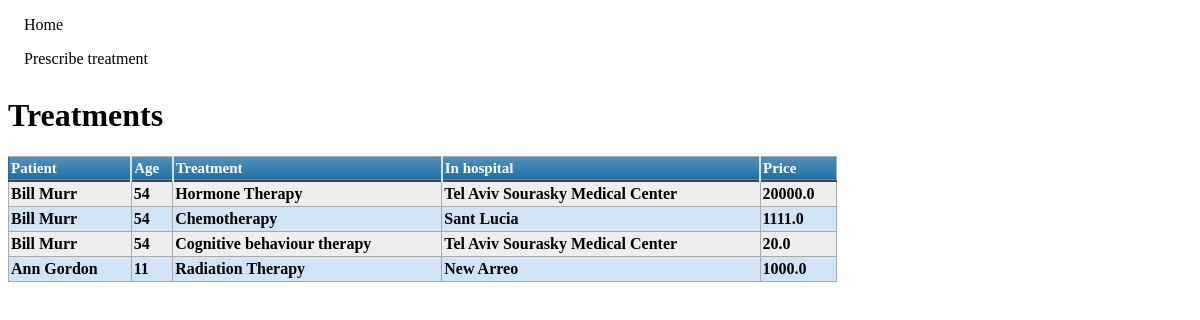
Page /patienttreatment/ on the committed database.
### costexplorer/models.py (models this page shows)
class PatientTreatment(models.Model):
	patient = models.ForeignKey(Patient, on_delete=models.CASCADE)
	treatment = models.ForeignKey(Treatment, on_delete=models.CASCADE)

class Patient(models.Model):
    name = models.CharField(max_length=200, validators=[my_validator])
    last_name = models.CharField(max_length=200, validators=[my_validator])
    age = models.IntegerField(validators=[
            MaxValueValidator(150),
            MinValueValidator(0)])

class Treatment(models.Model):
	hospital = models.ForeignKey(Hospital, on_delete=models.CASCADE)
	name = models.CharField(max_length=200)
	price = models.FloatField(validators=[
            MinValueValidator(0)])

class Hospital(models.Model):
    name = models.CharField(max_length=200)

### costexplorer/views.py (the view)
# urls.py: path('patienttreatment/', views.PatientTreatmentListView.as_view(), name='patienttreatment'),
class PatientTreatmentListView(generic.ListView):
    model = PatientTreatment

### costexplorer/templates/costexplorer/patienttreatment_list.html
{% load static %}
<link rel="stylesheet" type="text/css" href="{% static 'costexplorer/table.css' %}" />
<link rel="stylesheet" type="text/css" href="{% static 'costexplorer/list.css' %}" />
<ul class="sidebar-nav">
<li><a href="{% url 'index' %}">Home</a></li>
<li><a href="{% url 'patienttreatment_new' %}">Prescribe treatment</a></li>
</ul>
{% block content %}
  <h1>Treatments</h1>
  {% if patienttreatment_list %}
    <table class="blueTable">
      <thead>
      <tr>
            <th>Patient</th>
            <th>Age</th>
            <th>Treatment</th>
            <th>In hospital</th>
            <th>Price</th>
      </tr>
      </thead>
      <tbody>
          {% for patienttreatment in patienttreatment_list %}
              <tr>
                <th> {{ patienttreatment.patient.name }} {{ patienttreatment.patient.last_name }}</th>
                <th> {{ patienttreatment.patient.age }}</th>
                <th> {{ patienttreatment.treatment.name }}</th>
                <th> {{ patienttreatment.treatment.hospital.name }}</th>
                 <th> {{ patienttreatment.treatment.price }}</th>
              </tr>
          {% endfor %}
      </tbody>
    </table>
  {% else %}
    <p>There are no prescribed treatments in database.</p>
  {% endif %}
{% endblock %}

### costexplorer/static/costexplorer/table.css (style rules this page uses)
table.blueTable { border: 1px solid #1C6EA4; background-color: #EEEEEE; width: 70%; text-align: left; border-collapse: collapse; }
table.blueTable td, table.blueTable th { border: 1px solid #AAAAAA; padding: 3px 2px; }
table.blueTable tr:nth-child(even) { background: #D0E4F5; }
table.blueTable thead { background: #1C6EA4; background: -moz-linear-gradient(top, #5592bb 0%, #327cad 66%, #1C6EA4 100%); background: -webkit-linear-gradient(top, #5592bb 0%, #327cad 66%, #1C6EA4 100%); background: linear-gradient(to bottom, #5592bb 0%, #327cad 66%, #1C6EA4 100%); border-bottom: 2px solid #444444; }
table.blueTable thead th { font-size: 15px; font-weight: bold; color: #FFFFFF; border-left: 2px solid #D0E4F5; }
table.blueTable thead th:first-child { border-left: none; }

### costexplorer/static/costexplorer/list.css (style rules this page uses)
ul { list-style-type: none; margin: 0; padding: 0; width: 200px; background-color: white; }
li a { display: block; color: #000; padding: 8px 16px; text-decoration: none; }

### rows in the picture
PatientTreatment: patient.name "Bill", patient.last_name "Murr", patient.age "54", treatment.name "Hormone Therapy", treatment.hospital.name "Tel Aviv Sourasky Medical Center", treatment.price "20000.0"
PatientTreatment: patient.name "Bill", patient.last_name "Murr", patient.age "54", treatment.name "Chemotherapy", treatment.hospital.name "Sant Lucia", treatment.price "1111.0"
PatientTreatment: patient.name "Bill", patient.last_name "Murr", patient.age "54", treatment.name "Cognitive behaviour therapy", treatment.hospital.name "Tel Aviv Sourasky Medical Center", treatment.price "20.0"
PatientTreatment: patient.name "Ann", patient.last_name "Gordon", patient.age "11", treatment.name "Radiation Therapy", treatment.hospital.name "New Arreo", treatment.price "1000.0"
